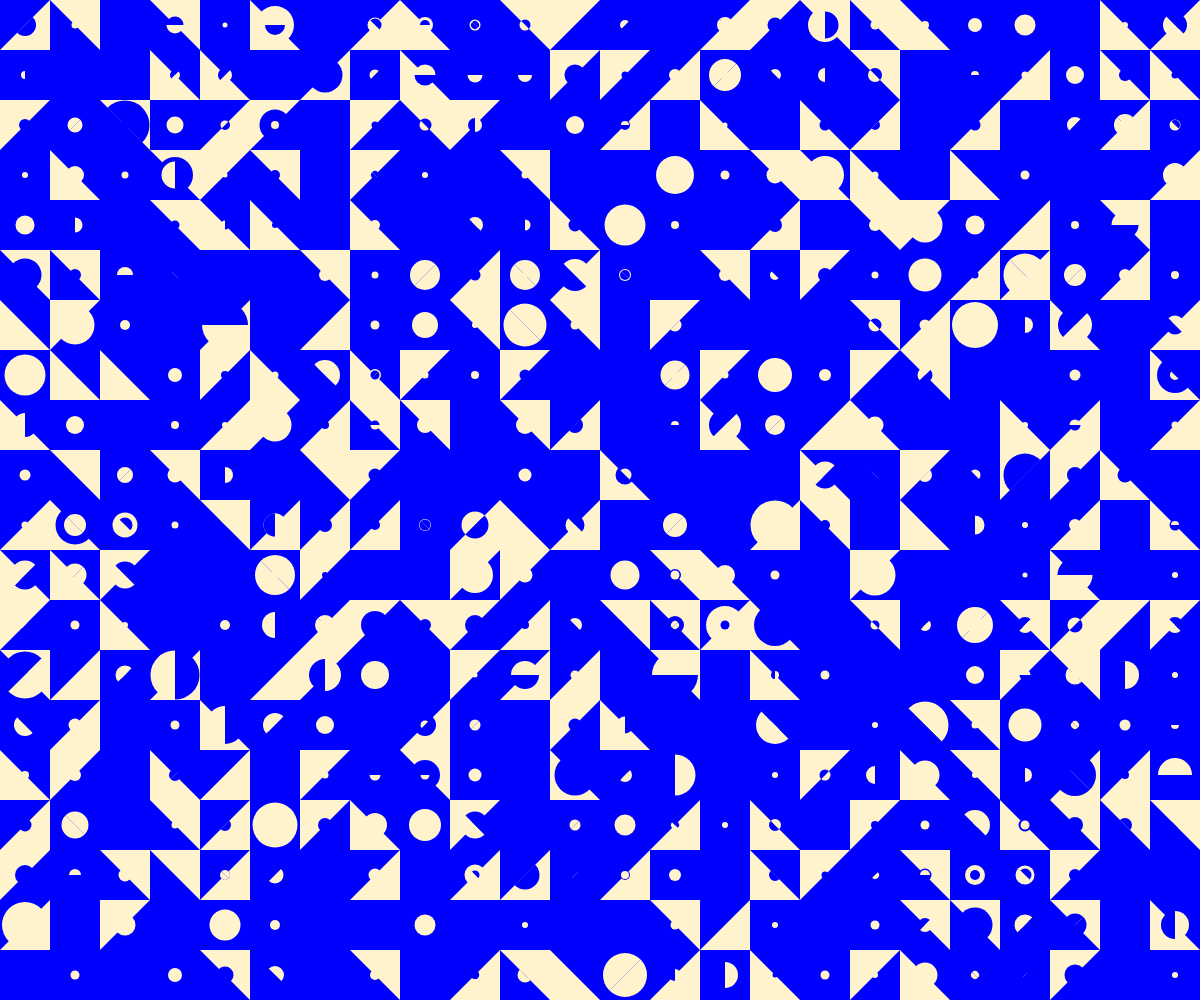
Frame 1 (no input)
Frame 60 (no input): identical to frame 1, image omitted
Frame 120 (the mouse pressed at the canvas centre since frame 60): identical to frame 1, image omitted

The p5.js sketch that drew this single still picture (run headless with seeded random() and noise() and a simulated clock; from frame 60 on, the mouse is pressed at the canvas centre):

// p5.js sketch
// ── sketch.js
let tileWidth = 50;
let tileHeight = 50;

let tiles = [];
let drawStrokes = false;

function setup() {
createCanvas(windowWidth, windowHeight);

  let strokeColorGlobal = color('#ff6600');

  for (let y = 0; y < height; y += tileHeight) {
    for (let x = 0; x < width; x += tileWidth) {

      let b = new Base(x, y, tileWidth, tileHeight, getRandomColor(2), strokeColorGlobal);
    tiles.push(b);



          let t = new Triangle(x, y, tileWidth, tileHeight, getRandomColor(1), strokeColorGlobal);
        //  if (random(1) > 0.01)
           tiles.push(t); // 50 % chance to have a  object


    var   mult = random(8) + 1; // create a variable to add some randomness to the diameter of the circles

      var c = new Circle(x + tileWidth / 2, y + tileHeight / 2, int(tileWidth / mult), int(tileHeight / mult), getRandomColor(2), strokeColorGlobal);
      if (random(1) > 0.2) tiles.push(c); // e 50 % chance to have a Circle object



       mult = random(5) + 1; // create a variable to add some randomness to the diameter of the circles

      var hc = new HalfCircle(x + tileWidth / 2, y + tileHeight / 2, int(tileWidth / mult), int(tileHeight / mult), getRandomColor(2),getRandomColor(2), strokeColorGlobal);
      if (random(1) > 0.5) tiles.push(hc); // e 50 % chance to have a Circle object





    }
  }

}

function draw() {
  background(220);

  for (let b of tiles) {
    b.show();
  }
}


function windowResized() {
setup();
}

// ── Base.js
class Base {


  constructor(x, y, w, h, fillColor, strokeColor) {

    this.x = x;
    this.y = y;
    this.w = w;
    this.h = h;
    this.fillColor = fillColor;
    this.strokeColor = strokeColor;

  }

  show() {
    if (drawStrokes) {
      stroke(this.strokeColor);
    } else {
      noStroke();
    }
    fill(this.fillColor);
    rect(this.x, this.y, this.w, this.h);


  }


}
// ── Circle.js
class Circle extends Base {

  constructor(x, y, w, h, fillColor, strokeColor) {
    super(x, y, w, h, fillColor, strokeColor);
    
    
    this.diameter = min(w,h);
    
  }
  
  show() {
    if (drawStrokes) {
      stroke(this.strokeColor);
    } else {
      noStroke();
    }
    fill(this.fillColor);
    
    ellipse(this.x,this.y,this.diameter,this.diameter);
  }
}









// ── HalfCircle.js
class HalfCircle extends Base {

  constructor(x, y, w, h, fillColor,fillColor2, strokeColor) {
    super(x, y, w, h, fillColor, strokeColor);
    
    
    this.diameter = min(w,h);
    this.fillColor2 = fillColor2;
            this.rotation = QUARTER_PI * floor(random(8));    // choose a random degree to rotate the arc 

  }
  
  
  show(){
    if (drawStrokes) {
      stroke(this.strokeColor);
    } else {
      noStroke();
    }
    fill(this.fillColor);
    
    push();
     translate(this.x, this.y);
      rotate(this.rotation);
      arc(0, 0, this.diameter, this.diameter, PI, TWO_PI, PIE);      /// draw first arc
     fill(this.fillColor2);
      arc(0, 0, this.diameter, this.diameter, 0, PI);                /// draw second arc
    pop();
    
  
  }
  
}
// ── Triangle.js
class Triangle extends Base {

  constructor(x, y, w, h, fillColor, strokeColor) {
    super(x, y, w, h, fillColor, strokeColor);


        this.direction = floor(random(4));
  }

show() {
    if (drawStrokes) {
      stroke(this.strokeColor);
    } else {
      noStroke();
    }
    fill(this.fillColor);

  push();
  translate(this.x,this.y);
 beginShape();

    switch (this.direction) {
          case 0:
            vertex(0, 0);      // upper left triangle
            vertex(this.w, 0);
            vertex(this.w, this.h);
            break;
          case 1:
            vertex(this.w, this.h);      // lower left triangle
            vertex(0, this.h);
            vertex(0, 0);
            break;
          case 2:
            vertex(0, 0);      // upper right triangle
            vertex(this.w, 0);
            vertex(0, this.h);
            break;
          case 3:
            vertex(this.w, 0);      // lower right triangle
            vertex(this.w, this.h);
            vertex(0, this.h);
            break;
          }

 endShape();
pop();

}

}

// ── colors.js


let colors = ['#0000FF', '#FFF3CE', '#3a006b', '#ff0058', '#7a7a7a'];

function getRandomColor( n) {

  //if (n < random(colors.length)){
  
  let randomIndex = floor(random(n));
  //} 
 //let randomIndex = floor(random(colors.length));
  
  return colors[randomIndex];


}
